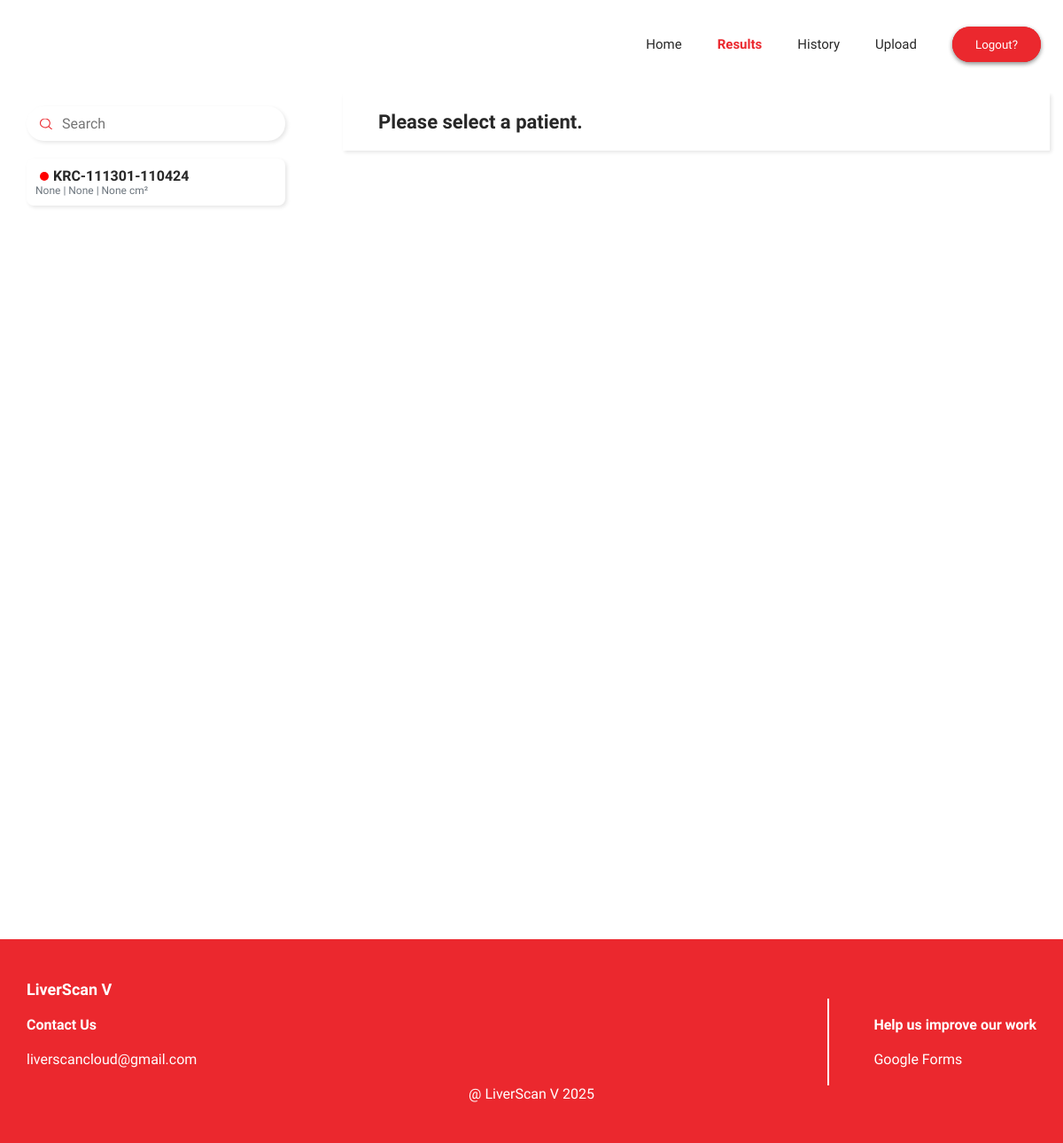
Before: /doctor/results (signed in) with the older database file.
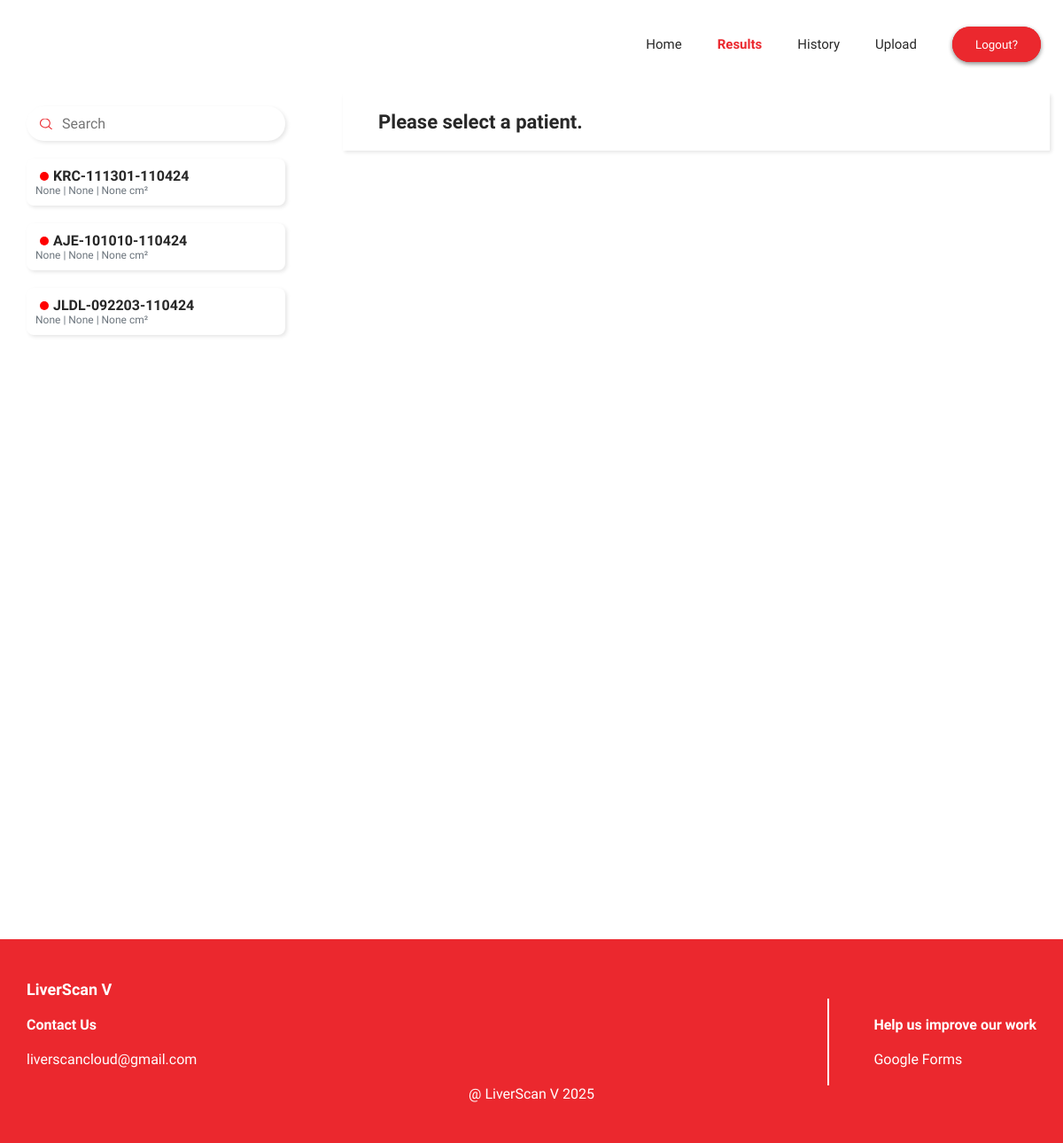
After: the same page with the newer database file.
### liverscan/models.py (models this page shows, shortened)
class Diagnosis(models.Model):
    DIAGNOSIS_CHOICES = [
        ('abscess', 'Abscess'),
        ('cyst', 'Cyst'),
        ('tumor', 'Tumor'),
        ('none', 'None'),
    ]
    STATUS_CHOICES = [
        (1, "Input sent for prediction."),
        (2, "Prediction is ready."),
        (3, "Final diagnosis submitted."),
    ]
    patient_id = models.CharField(max_length=22)
    status = models.IntegerField(choices=STATUS_CHOICES)
    doctor_assigned = models.ForeignKey(CustomUser, on_delete=models.PROTECT)
    patient_initials = models.CharField(max_length=10)
    birthday = models.DateField()
    diagnosis_date = models.DateField()
    unenhanced_ct = models.ImageField(blank=True, null=True, upload_to='ct_scans/unenhanced/')
    arterial_ct = models.ImageField(blank=True, null=True, upload_to='ct_scans/arterial/')
    portal_venous_ct = models.ImageField(blank=True, null=True, upload_to='ct_scans/portal_venous/')
    initial_diagnosis = models.CharField(null=True, max_length=7, choices=DIAGNOSIS_CHOICES)
    confidence = models.DecimalField(null=True, max_digits=4, decimal_places=2)
    area = models.DecimalField(null=True, max_digits=6, decimal_places=2)
    remarks = models.TextField(blank=True, null=True)
    final_diagnosis = models.CharField(blank=False, null=True, max_length=7, choices=DIAGNOSIS_CHOICES)

### lssite/views.py (the view)
# urls.py: path('doctor/results', doctor_results_view, name='doctor-results'),
@user_passes_test(doctor_required)
def doctor_results_view(request):
    logout_view(request)
    context = {}
    context['curr_page'] = 'doctor-results'
    context['diagnoses'] = Diagnosis.objects.filter(status__lt = 3)
    if request.method == 'POST':
        validate_diagnosis(request=request)
    return render(request, 'doctor_results.html', context=context)

### lssite/views.py (called while the page is built)
def logout_view(request):
    if request.method == "POST":
        if 'logout' in request.POST:
            logout(request)
            print('\n\n can we redirect chat \n\n')
            return redirect('home')

def doctor_required(user):
    return user.role == 'doctor'

### templates/doctor_results.html (shortened to what this page needs)
{% extends 'main/main.html' %}
{% load static %}
{% block content %}
<div class="assigned-reports">
    <div class="assigned-reports-left-panel">
        <div class="search-container">
            <input type="text" placeholder="Search" class="search-input" id="search-input">
            <img src="{% static 'img/search.svg' %}" alt="Search" class="search-icon">
        </div>
        <div class="assigned-reports-card-container">
            {% for diagnosis in diagnoses %}
            <div class="assigned-reports-card" data-target="{{ diagnosis.id }}" data-id="{{ diagnosis.id }}" onclick="fetchDiagnosisDetails('{{ diagnosis.id }}')">
                <div class="assigned-reports-card-content">
                    <h2 class="search-items" style="display: flex; align-items: center; ">
                        {% if diagnosis.status == 1  %}
                        <svg  style="margin: 0px 5px 0px 5px;" width="10" height="10">
                            <circle cx="5" cy="5" r="5" fill="red" />
                        </svg>
                        {% endif %}
                        {{ diagnosis.patient_id }}</h2>
                    <p>{{ diagnosis.initial_diagnosis }} | {{ diagnosis.confidence }} | {{ diagnosis.area }} cm&sup2;</p>
                </div>
            </div>
            {% endfor %}
        </div>
    </div>
    <div class="assigned-reports-right-panel" id="assigned-reports-right-panel">
        <div class="assigned-reports-report-details">
            <div class="no-form-selected" style="display: block;"><h1>Please select a patient.</h1></div>
        </div>
    </div>
</div>
{% endblock %}

### templates/main/main.html (shortened to what this page needs)
{%  load static %}
<!DOCTYPE html>
<html lang="en">
<head>
    {% include "main/links.html" %}
</head>
<body>
    <div class="body-container">
        {% include "main/navbar.html" %}
        <div class="main-content">
            {% block content %}
            {% endblock %}
        </div>
    </div>
    {% include "main/footer.html" %}
</body>
</html>

### templates/main/links.html (shortened to what this page needs)
{% load static %}
<link rel="stylesheet" href="{% static 'css/main.css' %}">

### templates/main/navbar.html (shortened to what this page needs)
{% load static %}
<div class="navbar-container">
    <div class="navbar-main">
        <div class="navbar-page {% if curr_page == 'home' %}navbar-page-focus{% endif %}">
            <a href="{% url 'home' %}">Home</a>
        </div>
        {% if user.is_authenticated %}
        {% if user.role == 'doctor' %}
        <div class="navbar-page {% if curr_page == 'doctor-results' %}navbar-page-focus{% endif %}">
            <a href="{% url 'doctor-results' %}">Results</a>
        </div>
        <div class="navbar-page {% if curr_page == 'patient-history' %}navbar-page-focus{% endif %}">
            <a href="{% url 'patient-history' %}">History</a>
        </div>
        <div class="navbar-page {% if curr_page == 'upload' %}navbar-page-focus{% endif %}">
            <a href="{% url 'upload' %}">Upload</a>
        </div>
        {% endif %}
        <div class="navbar-page logout-button">
            <form method="post" class="logout-form">
                <button type="submit" name="logout" class="logout-button">Logout?</button>
            </form>
        </div>
        {% else %}
        <div class="navbar-page login-button">
            <a href="{% url 'login' %}">Fill up to see results</a>
        </div>
        {% endif %}
    </div>
</div>

### templates/main/footer.html
{% load static %}
<link rel="stylesheet" href="{% static 'css/main.css' %}">
<div class="footer-container">
    <div class="footer-main">
        <div class="footer-title">LiverScan V</div>
        <div class="footer-divs">
            <div class="footer-div">
                <div class="footer-div-title">Contact Us</div>
                <div class="footer-div-text">
                    <a href="mailto:liverscancloud@gmail.com">liverscancloud@gmail.com</a>
                </div>
            </div>
            <div class="footer-div">
                <div class="footer-div-title">Help us improve our work</div>
                <div class="footer-div-text"><a href="https://forms.gle/oDdXKRur4RVSP5v7A">Google Forms</a></div>
            </div>
        </div>
        <div class="footer-end">@ LiverScan V 2025</div>
    </div>
</div>

### static/css/main.css (style rules this page uses)
* { box-sizing: border-box; margin: 0; padding: 0; font-family: "Geologica", sans-serif; color: #272727; }
a { text-decoration: none; cursor: pointer; color: inherit; }
body { display: flex; flex-direction: column; justify-content: space-between; min-height: 100vh; overflow-x: hidden; }
button { border: none; outline: none; cursor: pointer; transition: 0.3s; }
.navbar-container { display: flex; justify-content: center; align-items: center; width: 100vw; height: 100px; font-size: 15px; color: #826768; }
.navbar-container .navbar-main { max-width: 1280px; width: 100vw; display: flex; justify-content: flex-end; font-weight: 400; align-items: center; height: 60px; }
.navbar-container .navbar-main .navbar-page { margin: 0 20px 0 20px; }
.navbar-container .navbar-main .navbar-page-focus { color: #EB282E; font-weight: 600; }
.navbar-container .navbar-main .navbar-page:last-child { margin-right: 25px; }
.navbar-container .navbar-main .logout-button { display: flex; justify-content: center; align-items: center; flex-direction: row; border-radius: 100px; height: 40px; width: 100px; background-color: #EB282E; color: #FFFFFF; border: none; outline: none; box-shadow: 0px 2px 5px rgba(0, 0, 0, 0.25); }
.footer-container { display: flex; justify-content: center; align-items: center; width: 100vw; background-color: #EB282E; color: #FFFFFF; height: 230px; padding: 30px; }
.footer-container .footer-main { max-width: 1280px; width: 100vw; }
.footer-container .footer-main > div { color: white; }
.footer-container .footer-main .footer-title { font-size: 18px; font-weight: 600; }
.footer-container .footer-main .footer-divs { display: flex; justify-content: space-between; }
.footer-container .footer-main .footer-divs .footer-div-title { font-weight: 600; }
.footer-container .footer-main .footer-divs .footer-div > div { margin-top: 20px; margin-bottom: 20px; color: white; }
.footer-container .footer-main .footer-divs .footer-div:last-child { padding-left: 50px; border-left: 2px solid white; }
.footer-container .footer-main .footer-end { display: flex; justify-content: center; }
.main-content { display: flex; justify-content: center; align-items: center; width: 100vw; flex-direction: column; }
.assigned-reports { width: 100%; max-width: 1440px; gap: 20px; display: flex; overflow: hidden; height: 120vh; }
.assigned-reports-left-panel { position: relative; display: flex; flex-direction: column; width: 30%; padding: 20px 30px; overflow-y: auto; scrollbar-width: none; padding-bottom: 60px; gap: 20px; }
.assigned-reports-left-panel .search-container { position: sticky; top: 0; width: 100; z-index: 2; }
.assigned-reports-left-panel .search-container .search-input { width: 100%; padding: 10px 40px 10px 40px; border: none; box-shadow: 2px 2px 4px rgba(0, 0, 0, 0.1); border-radius: 25px; font-size: 1rem; outline: none; transition: border-color 0.3s; }
.assigned-reports-left-panel .search-container .search-icon { position: absolute; width: 14px; height: auto; top: 50%; left: 15px; transform: translateY(-50%); font-size: 1.2rem; color: #007bff; }
.assigned-reports-right-panel { margin: 5px; padding-bottom: 20px; display: flex; flex-direction: column; gap: 20px; width: 70%; overflow-y: auto; scrollbar-width: none; margin-bottom: 50px; }
.assigned-reports-card { display: flex; position: relative; align-items: center; background-color: white; padding: 10px; margin-bottom: 20px; cursor: pointer; border-radius: 8px; box-shadow: 2px 2px 4px rgba(0, 0, 0, 0.1); }
.assigned-reports-card-content h2 { margin: 0; font-size: 16px; }
.assigned-reports-card-content p { margin: 0; font-size: 12px; color: #6c757d; }
.assigned-reports-report-details { display: flex; flex-direction: column; padding: 20px 40px; margin: 0 10px; background-color: white; box-shadow: 2px 2px 4px rgba(0, 0, 0, 0.1); }
.assigned-reports-report-details h1 { font-size: 1.375rem; }

Changed rows visible on the page:
added Diagnosis: status 1 (drawn), patient_id "AJE-101010-110424", initial_diagnosis "None", confidence "None", area "None"
added Diagnosis: status 1 (drawn), patient_id "JLDL-092203-110424", initial_diagnosis "None", confidence "None", area "None"
